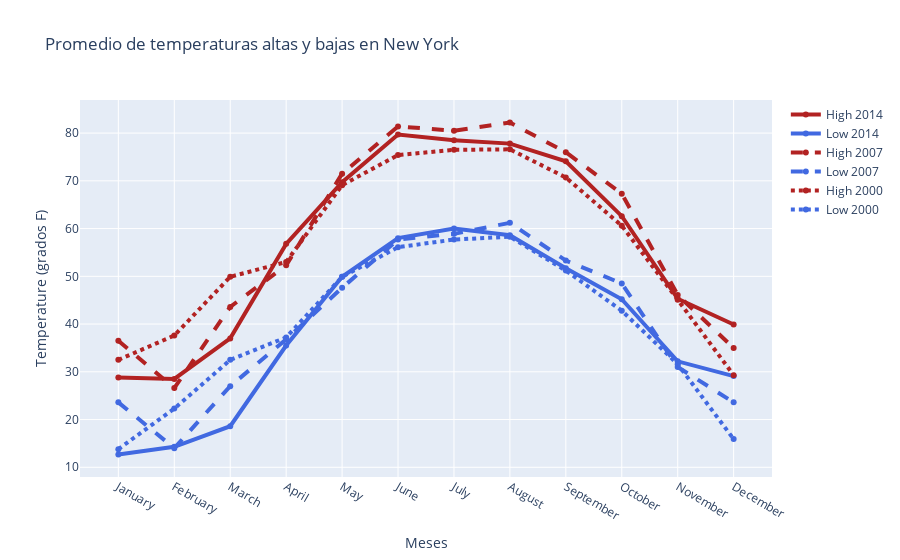

The code cell stored with this chart in its notebook:
### Code cell
import plotly.graph_objects as go

# Add data
month = ['January', 'February', 'March', 'April', 'May', 'June', 'July',
         'August', 'September', 'October', 'November', 'December']
high_2000 = [32.5, 37.6, 49.9, 53.0, 69.1, 75.4, 76.5, 76.6, 70.7, 60.6, 45.1, 29.3]
low_2000 = [13.8, 22.3, 32.5, 37.2, 49.9, 56.1, 57.7, 58.3, 51.2, 42.8, 31.6, 15.9]
high_2007 = [36.5, 26.6, 43.6, 52.3, 71.5, 81.4, 80.5, 82.2, 76.0, 67.3, 46.1, 35.0]
low_2007 = [23.6, 14.0, 27.0, 36.8, 47.6, 57.7, 58.9, 61.2, 53.3, 48.5, 31.0, 23.6]
high_2014 = [28.8, 28.5, 37.0, 56.8, 69.7, 79.7, 78.5, 77.8, 74.1, 62.6, 45.3, 39.9]
low_2014 = [12.7, 14.3, 18.6, 35.5, 49.9, 58.0, 60.0, 58.6, 51.7, 45.2, 32.2, 29.1]

fig = go.Figure()
# Create and style traces
fig.add_trace(go.Scatter(x=month, y=high_2014, name='High 2014',
                         line=dict(color='firebrick', width=4)))
fig.add_trace(go.Scatter(x=month, y=low_2014, name = 'Low 2014',
                         line=dict(color='royalblue', width=4)))
fig.add_trace(go.Scatter(x=month, y=high_2007, name='High 2007',
                         line=dict(color='firebrick', width=4,
                              dash='dash') # dash options include 'dash', 'dot', and 'dashdot'
))
fig.add_trace(go.Scatter(x=month, y=low_2007, name='Low 2007',
                         line = dict(color='royalblue', width=4, dash='dash')))
fig.add_trace(go.Scatter(x=month, y=high_2000, name='High 2000',
                         line = dict(color='firebrick', width=4, dash='dot')))
fig.add_trace(go.Scatter(x=month, y=low_2000, name='Low 2000',
                         line=dict(color='royalblue', width=4, dash='dot')))

# Edit the layout
fig.update_layout(title='Promedio de temperaturas altas y bajas en New York',
                   xaxis_title='Meses',
                   yaxis_title='Temperature (grados F)')


fig.show()

### Figure 1 — Plotly figure (JSON) as saved in the notebook; plotly's stock layout.template omitted (floating-point values rounded to 4 significant figures)
{"data": [{"line": {"color": "firebrick", "width": 4}, "name": "High 2014", "type": "scatter", "x": ["January", "February", "March", "April", "May", "June", "July", "August", "September", "October", "November", "December"], "y": [28.8, 28.5, 37, 56.8, 69.7, 79.7, 78.5, 77.8, 74.1, 62.6, 45.3, 39.9]}, {"line": {"color": "royalblue", "width": 4}, "name": "Low 2014", "type": "scatter", "x": ["January", "February", "March", "April", "May", "June", "July", "August", "September", "October", "November", "December"], "y": [12.7, 14.3, 18.6, 35.5, 49.9, 58, 60, 58.6, 51.7, 45.2, 32.2, 29.1]}, {"line": {"color": "firebrick", "dash": "dash", "width": 4}, "name": "High 2007", "type": "scatter", "x": ["January", "February", "March", "April", "May", "June", "July", "August", "September", "October", "November", "December"], "y": [36.5, 26.6, 43.6, 52.3, 71.5, 81.4, 80.5, 82.2, 76, 67.3, 46.1, 35]}, {"line": {"color": "royalblue", "dash": "dash", "width": 4}, "name": "Low 2007", "type": "scatter", "x": ["January", "February", "March", "April", "May", "June", "July", "August", "September", "October", "November", "December"], "y": [23.6, 14, 27, 36.8, 47.6, 57.7, 58.9, 61.2, 53.3, 48.5, 31, 23.6]}, {"line": {"color": "firebrick", "dash": "dot", "width": 4}, "name": "High 2000", "type": "scatter", "x": ["January", "February", "March", "April", "May", "June", "July", "August", "September", "October", "November", "December"], "y": [32.5, 37.6, 49.9, 53, 69.1, 75.4, 76.5, 76.6, 70.7, 60.6, 45.1, 29.3]}, {"line": {"color": "royalblue", "dash": "dot", "width": 4}, "name": "Low 2000", "type": "scatter", "x": ["January", "February", "March", "April", "May", "June", "July", "August", "September", "October", "November", "December"], "y": [13.8, 22.3, 32.5, 37.2, 49.9, 56.1, 57.7, 58.3, 51.2, 42.8, 31.6, 15.9]}], "layout": {"title": {"text": "Promedio de temperaturas altas y bajas en New York"}, "xaxis": {"title": {"text": "Meses"}}, "yaxis": {"title": {"text": "Temperature (grados F)"}}}}
